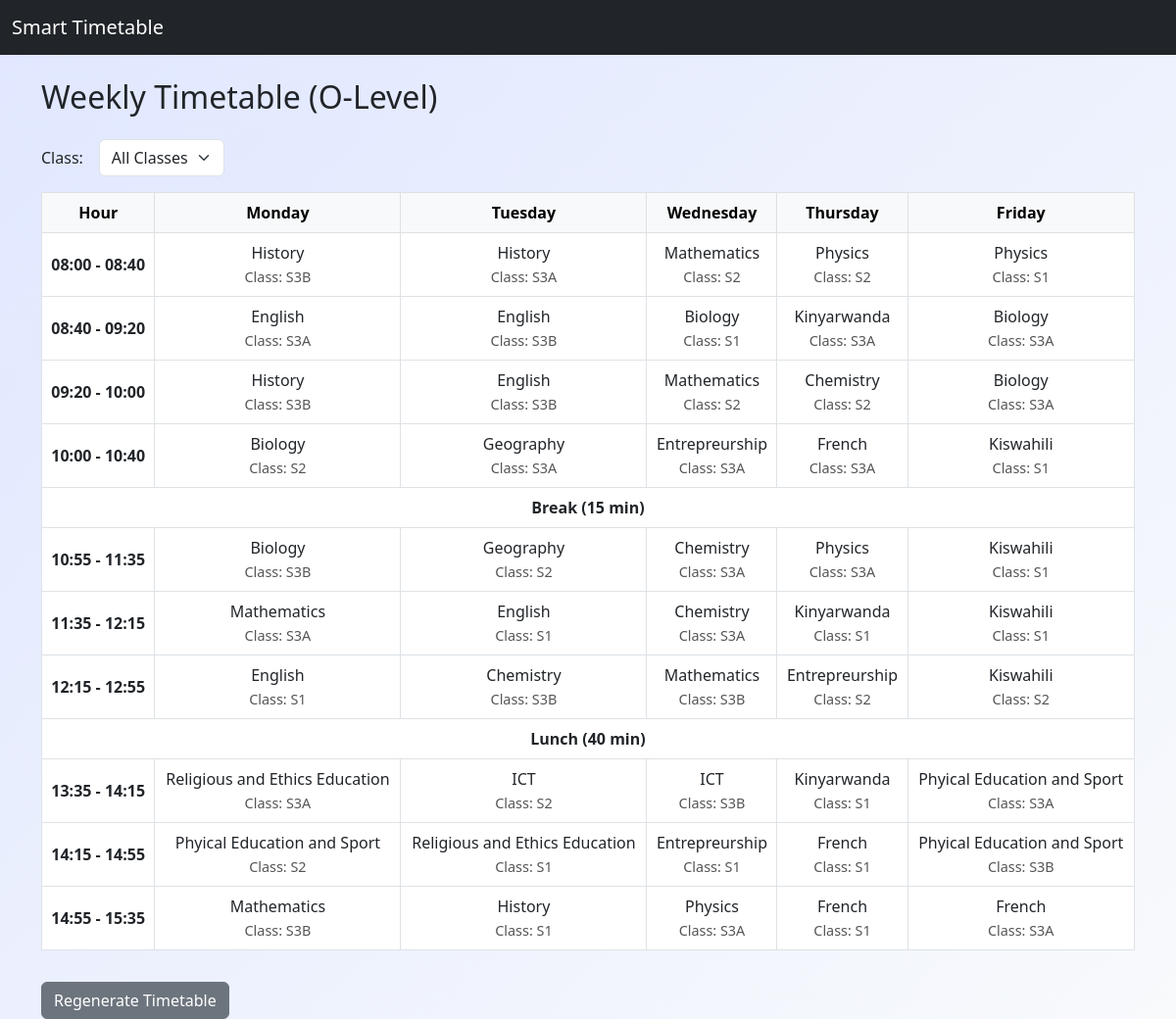
The app's page /admin/timetable.php with its own data.
### tables this page shows
CREATE TABLE `timetable` (
  `id` int(11) NOT NULL,
  `type` enum('olevel','tvet') NOT NULL,
  `day` varchar(20) NOT NULL,
  `hour` int(11) NOT NULL,
  `subject_module_id` int(11) NOT NULL,
  `subject_module_name` varchar(100) NOT NULL,
  `room_id` int(11) DEFAULT NULL,
  `class_id` int(11) DEFAULT NULL
);

### admin/timetable.php (the view, shortened to what this page needs)
<?php
require_once '../includes/db.php';
$type = $_GET['type'] ?? 'olevel';
$title = $type === 'tvet' ? 'TVET' : 'O-Level';
$days = ['Monday', 'Tuesday', 'Wednesday', 'Thursday', 'Friday'];
$hours_per_day = 10;
$break_after = 4;
$lunch_after = 7;
$default_start_time = '08:00';
$start_time = $_GET['start_time'] ?? $default_start_time;
function add_minutes($time, $mins) {
    $t = strtotime($time) + $mins * 60;
    return date('H:i', $t);
}
$hour_labels = [];
$time = $start_time;
for ($h = 1; $h <= $hours_per_day; $h++) {
    $end = add_minutes($time, 40);
    $hour_labels[$h] = "$time - $end";
    $time = $end;
    if ($h == $break_after) $time = add_minutes($time, 15);
    if ($h == $lunch_after) $time = add_minutes($time, 40);
}
$class_result = $conn->query("SELECT * FROM rooms");
$classes = $class_result ? $class_result->fetch_all(MYSQLI_ASSOC) : [];
$class_map = [];
foreach ($classes as $class) {
    $class_map[$class['id']] = $class['name'];
}
$selected_class = isset($_GET['class_id']) ? $_GET['class_id'] : '';
$timetable = [];
$query = "SELECT * FROM timetable WHERE type='$type'";
$query .= " ORDER BY FIELD(day, 'Monday','Tuesday','Wednesday','Thursday','Friday'), hour ASC";
$result = $conn->query($query);
while ($row = $result->fetch_assoc()) {
    $timetable[$row['day']][$row['hour']] = [
        'name' => $row['subject_module_name'],
        'class_id' => $row['class_id'] ?? null,
        'subject_module_id' => $row['subject_module_id'] ?? null
    ];
}
$module_codes = [];
?>
<!DOCTYPE html>
<html lang="en">
<head>
    <link href="https://cdn.jsdelivr.net/npm/bootstrap@5.3.0/dist/css/bootstrap.min.css" rel="stylesheet">
    <link href="../assets/css/style.css" rel="stylesheet">
</head>
<body>
    <nav class="navbar navbar-expand-lg navbar-dark bg-dark mb-4">
        <div class="container-fluid">
            <a class="navbar-brand" href="dashboard.php?type=<?php echo $type; ?>">Smart Timetable</a>
        </div>
    </nav>
    <div class="container">
        <h2 class="mb-4">Weekly Timetable (<?php echo $title; ?>)</h2>
        <form method="get" class="mb-3 row g-3 align-items-center">
            <div class="col-auto">
                <label for="class_id" class="col-form-label">Class:</label>
            </div>
            <div class="col-auto">
                <select name="class_id" id="class_id" class="form-select" onchange="this.form.submit()">
                    <option value="all"<?= ($selected_class === '' || $selected_class === 'all') ? ' selected' : '' ?>>All Classes</option>
                </select>
            </div>
        </form>
        <div class="table-responsive">
            <table class="table table-bordered timetable-table bg-white">
                <thead class="table-light">
                    <tr>
                        <th>Hour</th>
                        <?php foreach ($days as $day): ?>
                        <th><?= $day ?></th>
                        <?php endforeach; ?>
                    </tr>
                </thead>
                <tbody>
                    <?php for ($h = 1; $h <= $hours_per_day; $h++): ?>
                        <?php if ($h == $break_after + 1): ?>
                        <tr class="break-row">
                            <td colspan="6">Break (15 min)</td>
                        </tr>
                        <?php endif; ?>
                        <?php if ($h == $lunch_after + 1): ?>
                        <tr class="lunch-row">
                            <td colspan="6">Lunch (40 min)</td>
                        </tr>
                        <?php endif; ?>
                        <tr>
                            <td><strong><?= $hour_labels[$h] ?? ("Hour $h") ?></strong></td>
                            <?php foreach ($days as $day): ?>
                                <td>
                                    <?php if (isset($timetable[$day][$h])): ?>
                                        <?php if ($type === 'tvet' && isset($timetable[$day][$h]['subject_module_id']) && isset($module_codes[$timetable[$day][$h]['subject_module_id']])): ?>
                                            <?= htmlspecialchars($module_codes[$timetable[$day][$h]['subject_module_id']]) ?>
                                        <?php else: ?>
                                            <?= htmlspecialchars($timetable[$day][$h]['name']) ?><br>
                                        <?php endif; ?>
                                        <?php if (!empty($timetable[$day][$h]['class_id']) && isset($class_map[$timetable[$day][$h]['class_id']]) && ($selected_class === '' || $selected_class === 'all')): ?>
                                            <span class="class-label">Class: <?= htmlspecialchars($class_map[$timetable[$day][$h]['class_id']]) ?></span>
                                        <?php endif; ?>
                                    <?php else: ?>
                                        -
                                    <?php endif; ?>
                                </td>
                            <?php endforeach; ?>
                        </tr>
                    <?php endfor; ?>
                </tbody>
            </table>
        </div>
        <a href="generate.php?type=<?php echo $type; ?>&start_time=<?php echo urlencode($start_time); ?>" class="btn btn-secondary mt-3">Regenerate Timetable</a>
    </div>
</body>
</html>

### assets/css/style.css (style rules this page uses)
body { background: linear-gradient(135deg, #e0e7ff 0%, #f8fafc 100%); }

### admin/timetable.php (style rules this page uses)
.break-row, .lunch-row { background: #f1f5f9; font-weight: bold; text-align: center; }
.timetable-table th, .timetable-table td { vertical-align: middle; text-align: center; }
.class-label { font-size: 0.9em; color: #555; }

### records on screen
timetable: subject_module_name "Physics", hour "S1"
timetable: subject_module_name "Kinyarwanda", hour "S1"
timetable: subject_module_name "Religious and Ethics Education", class "S3A"
timetable: subject_module_name "Phyical Education and Sport", class "S3A"
timetable: subject_module_name "Religious and Ethics Education", class "S1"
timetable: subject_module_name "French", hour "S1"
timetable: subject_module_name "Phyical Education and Sport", class "S3B"

### other values on screen
$title "O-Level"
$day "Monday"
$day "Tuesday"
$day "Wednesday"
$day "Thursday"
$day "Friday"
$hour_labels[$h] "08:00 - 08:40"
$timetable[$day][$h]['name'] "History"
$class_map[$timetable[$day][$h]['class_id']] "S3B"
$class_map[$timetable[$day][$h]['class_id']] "S3A"
$timetable[$day][$h]['name'] "Mathematics"
$class_map[$timetable[$day][$h]['class_id']] "S2"
$timetable[$day][$h]['name'] "Physics"
$hour_labels[$h] "08:40 - 09:20"
$timetable[$day][$h]['name'] "English"
